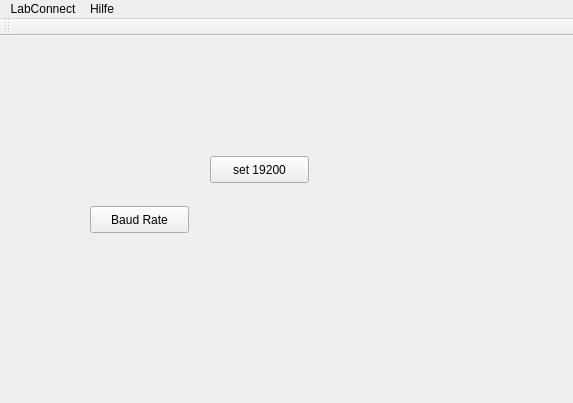
<?xml version="1.0" encoding="UTF-8"?>
<ui version="4.0">
 <class>LabConnect</class>
 <widget class="QMainWindow" name="LabConnect">
  <property name="enabled">
   <bool>true</bool>
  </property>
  <property name="geometry">
   <rect>
    <x>0</x>
    <y>0</y>
    <width>573</width>
    <height>403</height>
   </rect>
  </property>
  <property name="windowTitle">
   <string>LabConnect</string>
  </property>
  <widget class="QWidget" name="centralWidget">
   <widget class="QPushButton" name="pushButton">
    <property name="geometry">
     <rect>
      <x>90</x>
      <y>170</y>
      <width>99</width>
      <height>27</height>
     </rect>
    </property>
    <property name="text">
     <string>Baud Rate</string>
    </property>
   </widget>
   <widget class="QPushButton" name="pushButton_2">
    <property name="geometry">
     <rect>
      <x>210</x>
      <y>120</y>
      <width>99</width>
      <height>27</height>
     </rect>
    </property>
    <property name="text">
     <string>set 19200</string>
    </property>
   </widget>
  </widget>
  <widget class="QMenuBar" name="menuBar">
   <property name="geometry">
    <rect>
     <x>0</x>
     <y>0</y>
     <width>573</width>
     <height>25</height>
    </rect>
   </property>
   <widget class="QMenu" name="menuLabConnect">
    <property name="title">
     <string>LabConnect</string>
    </property>
    <addaction name="actionGer_te_neu_laden"/>
    <addaction name="actionEinstellungen_2"/>
    <addaction name="separator"/>
    <addaction name="actionAlle_Verbindungen_trennen"/>
    <addaction name="actionBeenden"/>
   </widget>
   <widget class="QMenu" name="menu_ber">
    <property name="title">
     <string>Hilfe</string>
    </property>
    <addaction name="actionCredits"/>
    <addaction name="actionVersion"/>
    <addaction name="separator"/>
    <addaction name="actionHilfe"/>
   </widget>
   <addaction name="menuLabConnect"/>
   <addaction name="menu_ber"/>
  </widget>
  <widget class="QToolBar" name="mainToolBar">
   <attribute name="toolBarArea">
    <enum>TopToolBarArea</enum>
   </attribute>
   <attribute name="toolBarBreak">
    <bool>false</bool>
   </attribute>
  </widget>
  <action name="actionGer_te_neu_laden">
   <property name="text">
    <string>Geräte neu laden</string>
   </property>
  </action>
  <action name="actionAlle_Verbindungen_trennen">
   <property name="text">
    <string>Alle Verbindungen trennen</string>
   </property>
  </action>
  <action name="actionBeenden">
   <property name="text">
    <string>Beenden</string>
   </property>
  </action>
  <action name="actionVersion">
   <property name="text">
    <string>Version</string>
   </property>
  </action>
  <action name="actionCredits">
   <property name="text">
    <string>Credits</string>
   </property>
  </action>
  <action name="actionHilfe">
   <property name="text">
    <string>Hilfe</string>
   </property>
  </action>
  <action name="actionEinstellungen">
   <property name="text">
    <string>Einstellungen</string>
   </property>
  </action>
  <action name="actionEinstellungen_2">
   <property name="text">
    <string>Einstellungen</string>
   </property>
  </action>
 </widget>
 <layoutdefault spacing="6" margin="11"/>
 <resources/>
 <connections/>
</ui>
